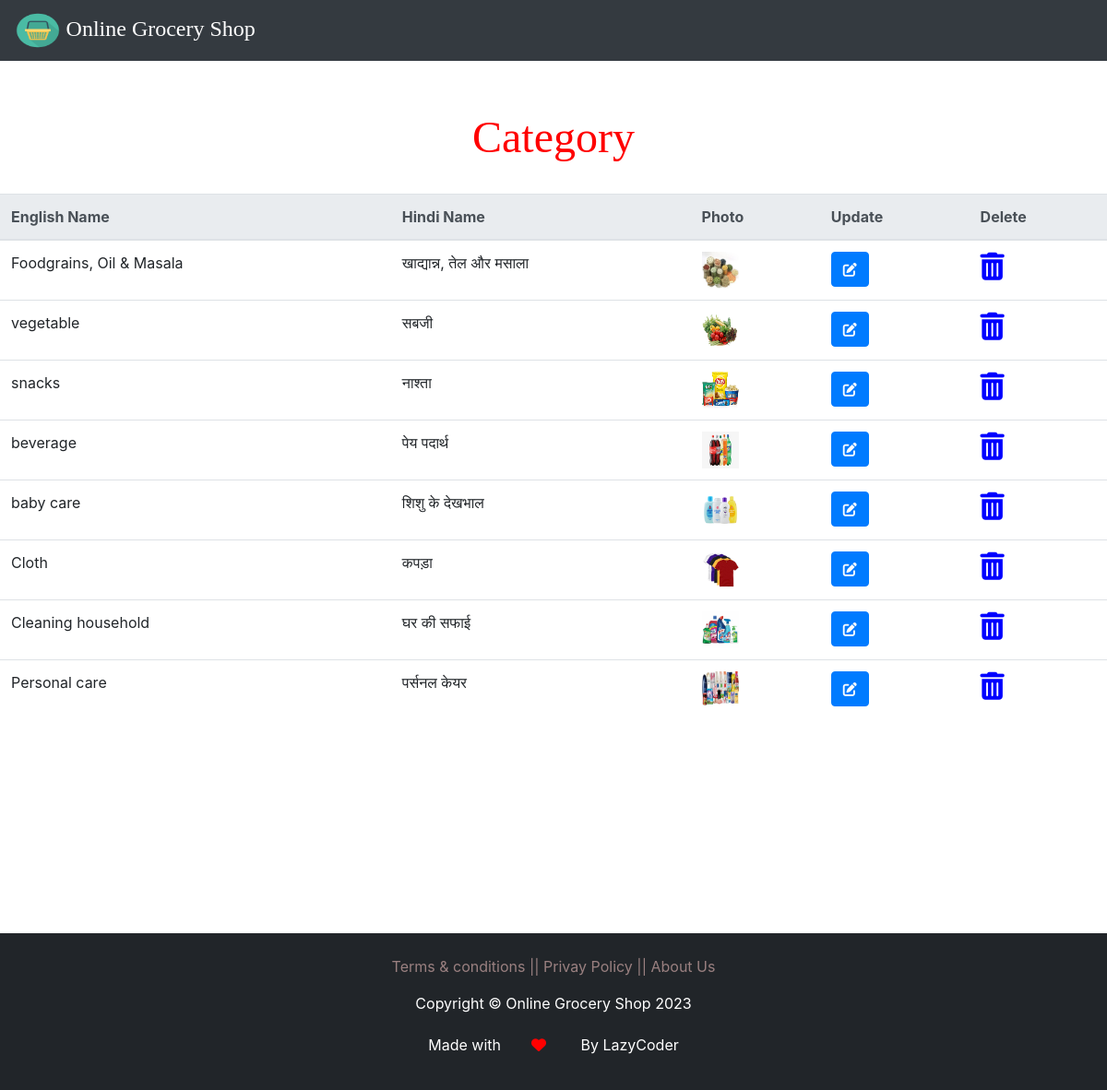
The page /admin-view-category (signed in) on the database its author committed.
### bazaar/models.py (models this page shows, shortened)
class Category(models.Model):
    englishname=models.CharField(max_length=300)
    hindiname=models.CharField(max_length=300)
    photo= models.ImageField(upload_to='images/categories/',null=True,blank=True)

### bazaar/views.py (the view)
# urls.py: path('admin-view-category', views.admin_view_category_view,name='admin-view-category'),
@login_required(login_url='login')
def admin_view_category_view(request):
    categories=models.Category.objects.all()
    mydict={
        'categories':categories,
    }
    return render(request,'bazaar/admin_view_category.html',context=mydict)

### templates/bazaar/admin_view_category.html (shortened to what this page needs)
{% extends 'bazaar/adminbase.html' %}
{% block content %}
{% load static %}
	<!DOCTYPE html>
<html lang="en">
<head>
  <link rel="stylesheet" href="https://stackpath.bootstrapcdn.com/bootstrap/4.3.1/css/bootstrap.min.css">
  <link rel="stylesheet" href="https://maxcdn.bootstrapcdn.com/font-awesome/4.7.0/css/font-awesome.min.css">
  <link rel="stylesheet" href="https://maxcdn.bootstrapcdn.com/font-awesome/4.7.0/css/font-awesome.min.css">
</head>
<body>
  <br><br><br><br><br>
  {% if categories %}
  <h4 style="text-align:center;color: red;"><font face = "Comic sans MS" size ="7">Category</font></h4><br>
  <table class="table center" >
    <thead class="thead-light">
      <tr>
        <th scope="col">English Name</th>
        <th scope="col">Hindi Name</th>
        <th scope="col">Photo</th>
        <th scope="col">Update</th>
        <th scope="col">Delete</th>
      </tr>
    </thead>
    <tbody>
      {% for m in categories %}
      <tr>
        <td> {{m.englishname}}</td>
        <td>{{m.hindiname}}</td>
        <td> <img src="{% static m.photo.url %}" alt="Profile Pic" height="40px" width="40px" /></td>
        <td><a class="btn btn-primary btn-xs" href="{% url 'update-category' m.id  %}"><i class="fas fa-edit" style="font-size:15px;color:rgb(252, 252, 252)"></i></a></td>
        <td><a style="color:blue; text-decoration:none;font-size:25px;"href="{% url 'delete-category' m.id  %}"><i class="fas fa-trash-alt" style="font-size:30px;color:rgb(0, 0, 255)"></i></a></td>
      </tr>
      {% endfor %}
    </tbody>
  </table>
 {% else %}
 <br><br><br><br><br><br>
 <H3 style="text-align: center;color: rgb(0, 0, 255);">NO CATEGORY REGISTERED YET</H3>
 {% endif %}
</body>
</html><br><br><br><br><br><br><br><br><br>
{% endblock content %}

### templates/bazaar/adminbase.html (shortened to what this page needs)
<!DOCTYPE html>
{% load static %}
<html lang="en">
<head>
    <link rel="stylesheet" href="https://stackpath.bootstrapcdn.com/bootstrap/4.3.1/css/bootstrap.min.css">
  <link rel="stylesheet" href="https://maxcdn.bootstrapcdn.com/font-awesome/4.7.0/css/font-awesome.min.css">
    <link rel="stylesheet" href="https://maxcdn.bootstrapcdn.com/font-awesome/4.7.0/css/font-awesome.min.css">
</head>
<body>
    <div class="bs-example">
        <nav class="navbar navbar-expand-md bg-dark navbar-dark fixed-top">
          <a class="navbar-brand" href="/">
            <img src="{% static "images/logo.png" %}" width="50" height="40" class="d-inline-block align-top" alt="">
           <font face = "Comic sans MS" size =" 5">Online Grocery Shop</font>
          </a>
        </nav>
      </div>
<div>
	<div class="content">
		{% block content %}
		{% endblock content %}
	</div>
</div>
{% include "bazaar/footer.html" %}
</body>
</html>

### templates/bazaar/footer.html (shortened to what this page needs)
<!DOCTYPE html>
{% load static %}
<html>
<head>
  <link rel="stylesheet" href="https://maxcdn.bootstrapcdn.com/font-awesome/4.7.0/css/font-awesome.min.css">
</head>
<footer>
  <br>
  <div class="container">
      <p style="color: #9a8080;">
    <a href="/terms-and-condition-of-homebazar" style="text-decoration: none;color: #9a8080;">Terms & conditions</a> ||
    <a href="/privacy-policy-of-homebazar" style="text-decoration: none;color: #9a8080;">Privay Policy</a> ||
    <a href="/aboutus-homebazar" style="text-decoration: none;color: #9a8080;">About Us</a>
  </p>
    <div class="row">
      <div class="col-md-12 col-sm-12">
        <div style="color:#ffffff;" class="wow fadeInUp footer-copyright">
           <p> Copyright &copy; Online Grocery Shop 2023 <br>
             Made with &nbsp;<i style="color:red;"class="fa fa-heart heart"></i> &nbsp; By <a style="text-decoration:none;color:white;" href="https://www.youtube.com/lazycoderonline">LazyCoder</a>
        </div>
      </div>
    </div>
  </div>
</footer>
</html>

### templates/bazaar/adminbase.html (style rules this page uses)
.bs-example { margin: 0px; }
.bg-dark { background-color: #212529!important; }
.navbar-brand { font-size: 20px; font-family: sans-serif; }
footer { padding: 0px 0px 0px 0px; background-color: #212529; margin: 0px; }
.fa { padding: 20px; font-size: 23px; width: 60px; text-align: center; text-decoration: none; margin: 5px 2px; border-radius: 50%; }
p { text-align: center; }

### templates/bazaar/admin_view_category.html (style rules this page uses)
table { margin-left: auto; margin-right: auto; }
a:link { text-decoration: none; }

### templates/bazaar/footer.html (style rules this page uses)
footer { padding: 0px 0px 0px 0px; background-color: #212529; margin: 0px; }
p { text-align: center; }

### rows shown on the page
Category: englishname "Foodgrains, Oil & Masala", hindiname "खाद्यान्न, तेल और मसाला", photo (picture)
Category: englishname "vegetable", hindiname "सबजी", photo (picture)
Category: englishname "snacks", hindiname "नाश्ता", photo (picture)
Category: englishname "beverage", hindiname "पेय पदार्थ", photo (picture)
Category: englishname "baby care", hindiname "शिशु के देखभाल", photo (picture)
Category: englishname "Cloth", hindiname "कपड़ा", photo (picture)
Category: englishname "Cleaning household", hindiname "घर की सफाई", photo (picture)
Category: englishname "Personal care", hindiname "पर्सनल केयर", photo (picture)
